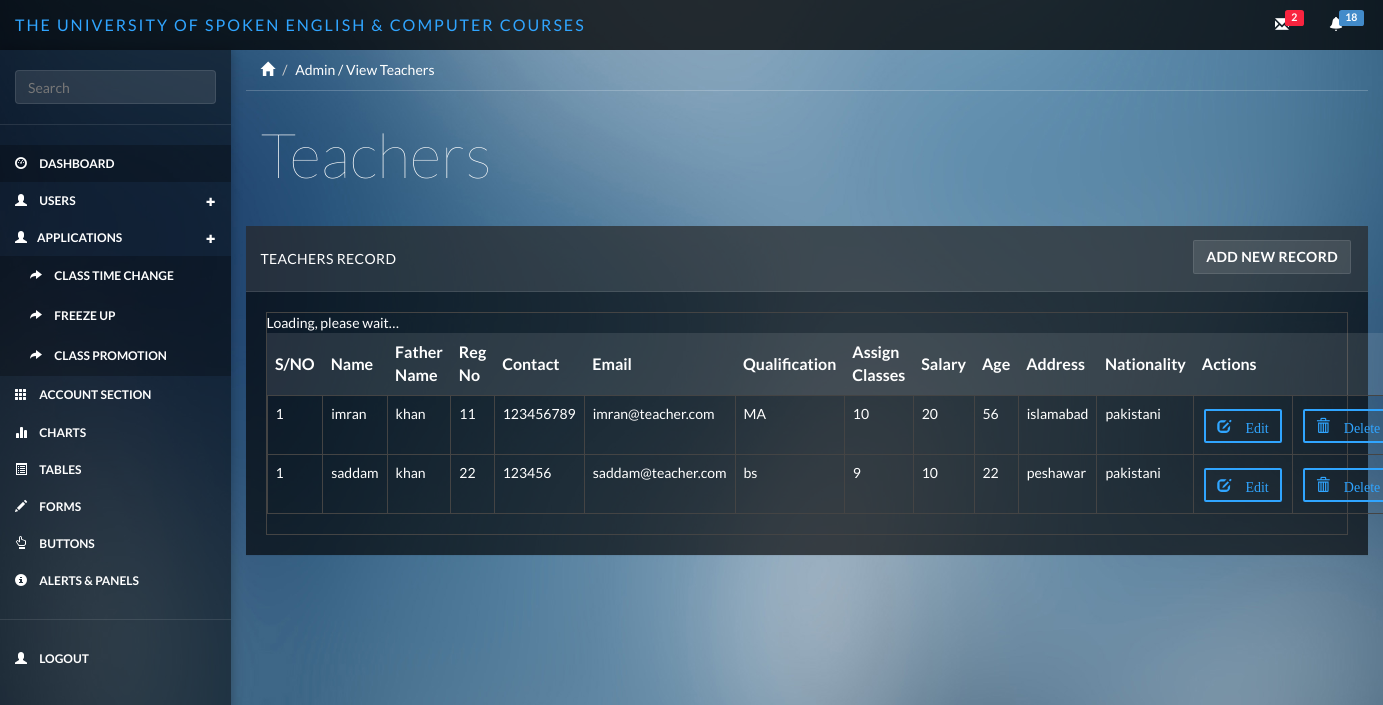
Screenshot of /index.php/admin/teacher_view with the database file from the repository.
### tables this page shows
CREATE TABLE IF NOT EXISTS `teacher` (
  `t_id` int(11) NOT NULL AUTO_INCREMENT,
  `reg_number` varchar(255) NOT NULL,
  `fkuser_id` int(11) NOT NULL,
  `salary` varchar(255) NOT NULL,
  `qualification` varchar(255) NOT NULL,
  `class_assign` varchar(255) NOT NULL,
  `description` varchar(255) NOT NULL,
  `created_at` varchar(255) NOT NULL,
  `updated_at` varchar(255) NOT NULL,
  `created_by` varchar(255) NOT NULL,
  PRIMARY KEY (`t_id`)
);

CREATE TABLE IF NOT EXISTS `users` (
  `u_id` int(11) NOT NULL AUTO_INCREMENT,
  `name` varchar(255) NOT NULL,
  `f_name` varchar(255) NOT NULL,
  `age` varchar(255) NOT NULL,
  `contact` varchar(255) NOT NULL,
  `address` varchar(255) NOT NULL,
  `nationality` varchar(255) NOT NULL,
  `email` varchar(255) NOT NULL,
  `role` varchar(255) NOT NULL,
  `fktestresult_id` int(11) NOT NULL,
  `description` varchar(255) NOT NULL,
  `created_at` varchar(255) NOT NULL,
  `updated_at` varchar(255) NOT NULL,
  `created_by` varchar(255) NOT NULL,
  PRIMARY KEY (`u_id`)
);

### application/controllers/Admin.php (called while the page is built, shortened)
<?php
class Admin extends CI_Controller {
    public function teacher_view()
    {
        $this->db->select('*');
        $this->db->from('teacher');
        $this->db->join('users','users.u_id = teacher.fkuser_id');
        $query = $this->db->get();
        $result['result'] = $query->result();
        $this->load->view('include/header');
        $this->load->view('include/sidebar');
        $this->load->view('admin/teacher_view',$result);
        $this->load->view('include/footer');
    }
}

### index.php (called while the page is built, shortened)
<?php
require_once BASEPATH.'core/CodeIgniter.php';

### application/views/admin/teacher_view.php (the view)
<div class="col-sm-9 col-sm-offset-3 col-lg-10 col-lg-offset-2 main">
    <div class="row">
        <ol class="breadcrumb">
            <li><a href="#"><span class="glyphicon glyphicon-home"></span></a></li>
            <li class="active">Admin / View Teachers</li>
        </ol>
    </div>
    <div class="row">
        <div class="col-lg-12">
            <h1 class="page-header">Teachers</h1>
        </div>
    </div>
    <div class="row">
        <div class="col-lg-13">
            <div class="panel panel-default">
                <div  class="panel-heading">Teachers Record
                    <a href="<?= site_url()?>admin/teacher_add" type="button" class="btn btn-default margin  pull-right"><b>Add New Record</b></a>
                </div>
                <div class="panel-body">
                    <table data-toggle="table" data-show-refresh="true" data-search="true" data-select-item-name="toolbar1" data-pagination="true" data-sort-name="name" data-sort-order="desc">
                        <thead>
                        <tr>
                            <th data-sortable="true"><b>S/NO</b></th>
                            <th  data-sortable="true"><b>Name</b></th>
                            <th  data-sortable="true"><b>Father Name</b></th>
                            <th  data-sortable="true"><b>Reg No</b></th>
                            <th  data-sortable="true"><b>Contact</b></th>
                            <th  data-sortable="true"><b>Email</b></th>
                            <th  data-sortable="true"><b>Qualification</b></th>
                            <th  data-sortable="true"><b>Assign Classes</b></th>
                            <th  data-sortable="true"><b>Salary</b></th>
                            <th  data-sortable="true"><b>Age</b></th>
                            <th  data-sortable="true"><b>Address</b></th>
                            <th  data-sortable="true"><b>Nationality</b></th>
                            <th colspan="2"><b>Actions</b></th>
                        </tr>
                        </thead>
                        <tbody>
                        <?php foreach($result as $array){?>
                            <tr>
                                <td>1</td>
                                <td><?=$array->name?></td>
                                <td><?=$array->f_name?></td>
                                <td><?=$array->reg_number?></td>
                                <td><?=$array->contact?></td>
                                <td><?=$array->email?></td>
                                <td><?=$array->qualification?></td>
                                <td><?=$array->class_assign?></td>
                                <td><?=$array->salary?></td>
                                <td><?=$array->age?></td>
                                <td><?=$array->address?></td>
                                <td><?=$array->nationality?></td>
                                <td>
                                    <a href="<?= site_url()?>admin/teacher_edit/<?= $array->t_id ?>" type="button" class="btn btn-primary glyphicon glyphicon-edit btn-outline margin"> Edit</a>
                                </td>
                                <td>
                                    <a href="<?= site_url()?>admin/teacher_delete/<?= $array->t_id ?>/<?= $array->u_id ?>" type="button" class="btn btn-primary glyphicon glyphicon-trash btn-outline margin"> Delete</a>
                                </td>
                            </tr>
                        <?php } ?>
                        </tbody>
                    </table>
                </div>
            </div>
        </div>
    </div>
</div>

### public/css/styles.css (style rules this page uses)
body { background-color: #444; background-image: url(../bg/blurred-background-1.jpg); background-size: cover; -webkit-background-size: cover; -moz-background-size: cover; -o-background-size: cover; font-family: 'Lato'; padding-top: 50px; color: #fff; }
.row { margin: 0; }
.panel-body { padding: 20px; }
.main { padding-bottom: 20px; }
a, a:hover, a:focus { color: #fff; }
h1, h2, h3, h4, h5, h6 { color: #fff; }
h1 { font-weight: 100; font-size: 62px; }
.margin { margin: 4px 2px; }
.btn-default, .btn-default:hover, .btn-default:focus, .btn-default:active, .btn-default.active, .open > .dropdown-toggle.btn-default, .btn-default.disabled, .btn-default[disabled], fieldset[disabled] .btn-default, .btn-default.disabled:hover, .btn-default[disabled]:hover, fieldset[disabled] .btn-default:hover, .btn-default.disabled:focus, .btn-default[disabled]:focus, fieldset[disabled] .btn-default:focus, .btn-default.disabled:active, .btn-default[disabled]:active, fieldset[disabled] .btn-default:active, .btn-default.disabled.active, .btn-default[disabled].active, fieldset[disabled] .btn-default.active { background-color: rgba(255, 255, 255, .1); border-color: rgba(255, 255, 255, .1); color: #fff; }
.btn-primary, .btn-primary:hover, .btn-primary:focus, .btn-primary:active, .btn-primary.active, .open > .dropdown-toggle.btn-primary, .btn-primary.disabled, .btn-primary[disabled], fieldset[disabled] .btn-primary, .btn-primary.disabled:hover, .btn-primary[disabled]:hover, fieldset[disabled] .btn-primary:hover, .btn-primary.disabled:focus, .btn-primary[disabled]:focus, fieldset[disabled] .btn-primary:focus, .btn-primary.disabled:active, .btn-primary[disabled]:active, fieldset[disabled] .btn-primary:active, .btn-primary.disabled.active, .btn-primary[disabled].active, fieldset[disabled] .btn-primary.active { background-color: #30a5ff; border-color: #30a5ff; }
.btn { border-radius: 2px; }
.btn-outline { background: none; border-width: 2px; padding: 5px 11px; }
.btn-outline.btn-primary { color: #30a5ff; }
.panel { border: 0; background: #333; background: rgba(0, 0, 0, .65); border-radius: 0; margin-top: -1px; }
.panel-heading { font-size: 18px; font-weight: 300; letter-spacing: 0.025em; height: 66px; line-height: 45px; border-radius: 0; }
.panel-default .panel-heading { background: #444; background: rgba(255, 255, 255, .1); border-bottom: 1px solid rgba(255, 255, 255, .1); color: #fff; text-transform: uppercase; font-size: 14px; font-weight: 500; }
.breadcrumb { border-radius: 0; padding: 10px 15px; background: none; box-shadow: 0 1px 0px rgba(255, 255, 255, .2); margin: 0 ; }
.breadcrumb li { color: #fff; }
.breadcrumb .active { color: #fff; }
h1.page-header { margin-top: 30px; margin-bottom: 30px; border-bottom: 0; color: #fff; }
.table { background: none; }
.fixed-table-container thead th { background: rgba(255, 255, 255, .1); border-color: #444; color: #fff; font-weight: 300; font-size: 16px; }
.fixed-table-container tbody td { border: 1px solid #444; }
.fixed-table-container tbody td:last-child { border-right: none; }
.table>thead>tr>th { border-bottom: 1px solid #444; vertical-align: middle; height: 50px; }

### rows the page displays
teacher: fkuser.name "imran", fkuser.f_name "khan", reg_number "11", fkuser.contact "123456789", fkuser.email "imran@teacher.com", qualification "MA", class_assign "10", salary "20", fkuser.age "56", fkuser.address "islamabad", fkuser.nationality "pakistani"
teacher: fkuser.name "saddam", fkuser.f_name "khan", reg_number "22", fkuser.contact "123456", fkuser.email "saddam@teacher.com", qualification "bs", class_assign "9", salary "10", fkuser.age "22", fkuser.address "peshawar", fkuser.nationality "pakistani"
